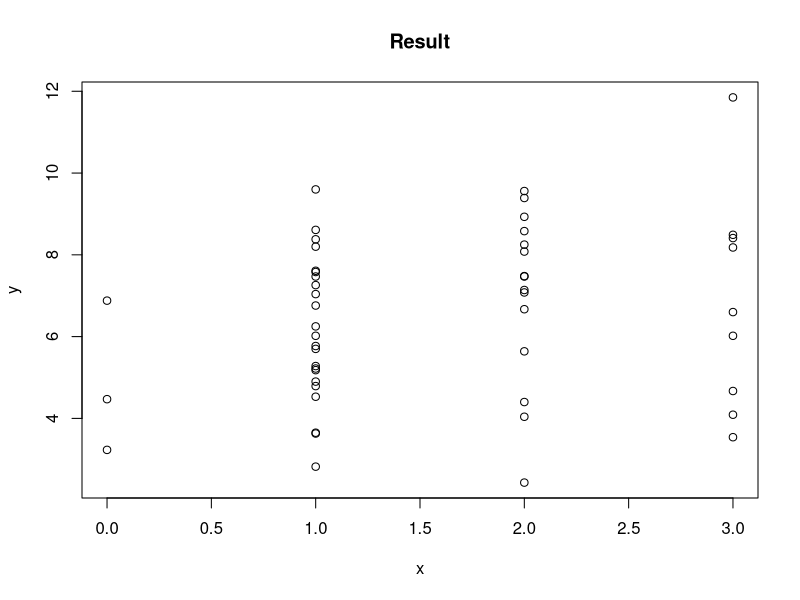
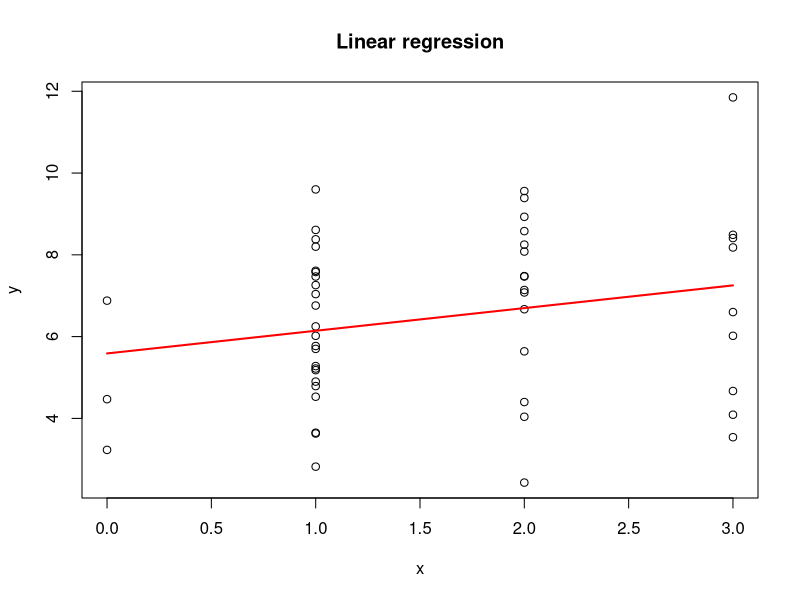
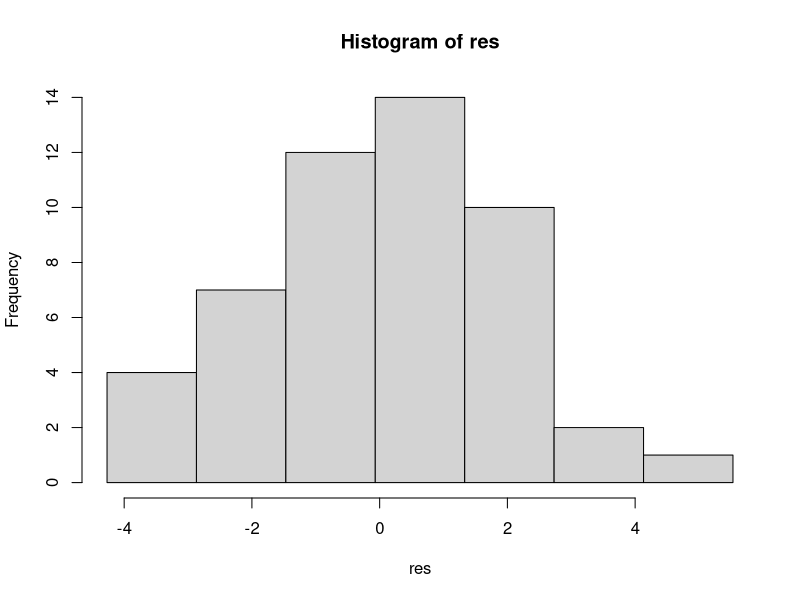
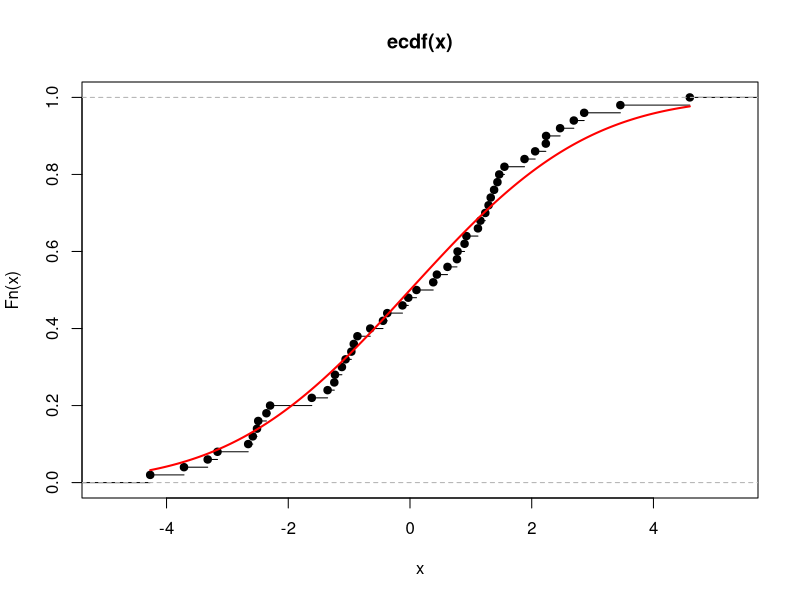
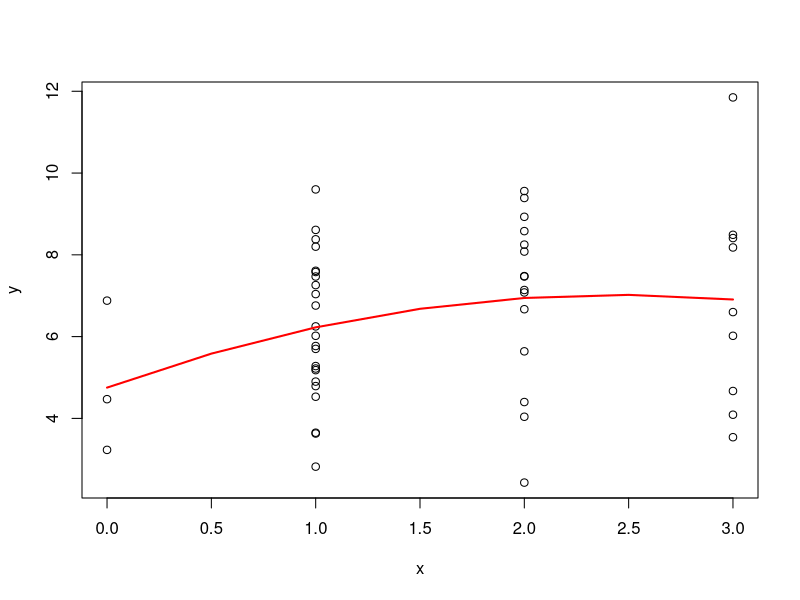
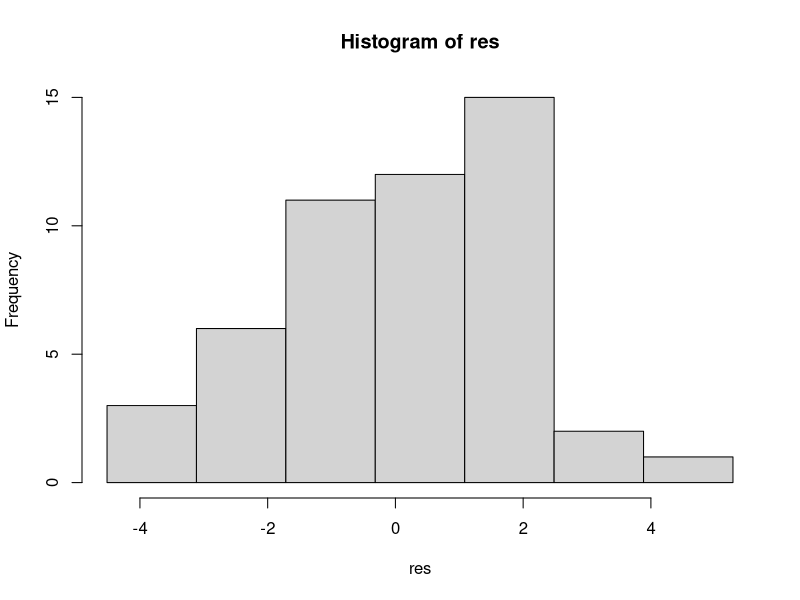
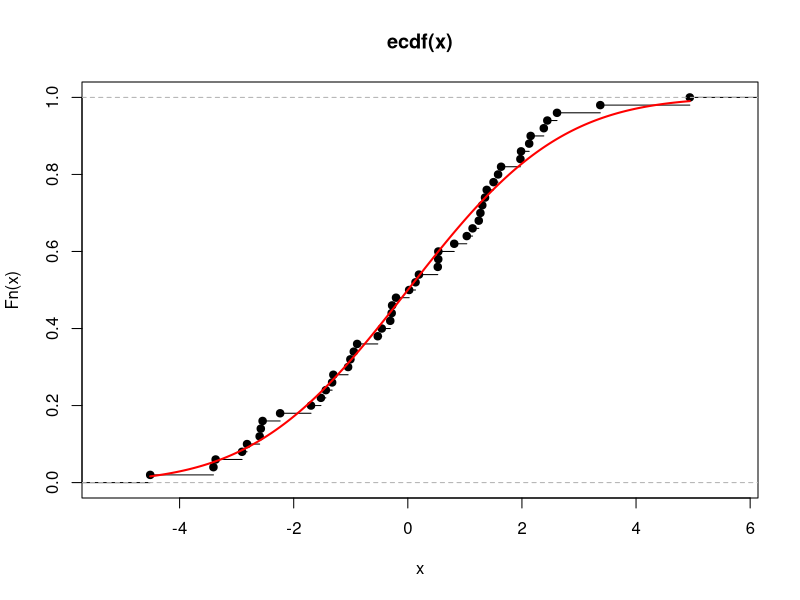

These charts were generated, in order, by the following R code:


x <- c(1,3,0,3,1,2,1,2,1,2,2,3,1,2,1,3,2,1,1,1,2,3,2,1,3,1,1,1,3,1,0,1,1,3,1,3,2,1,2,1,2,2,1,0,2,1,2,1,1,2)
y <- c(9.60, 6.02, 3.23, 8.41, 3.63, 8.25, 6.25, 7.48, 7.61, 5.64, 4.40, 4.09, 7.04, 8.93, 6.02, 8.49, 7.08,
         7.58, 8.20, 7.47, 7.47, 6.60, 7.14, 5.18, 3.54, 5.28, 5.77, 4.90, 4.67, 5.70, 6.88, 4.53, 7.26, 8.18,
         5.22, 11.85, 8.58, 2.82, 2.43, 3.65, 6.67, 8.08, 6.76, 4.47, 4.04, 8.61, 9.39, 8.38, 4.79, 9.56)

al<- 0.2
h <-1.4

#x <- c(2, 5, 0, 6, 3, 3, 2, 4, 6, 6, 0, 3, 3, 1, 2, 4, 4, 5, 0, 4, 3,
#       6, 6, 5, 5, 6, 6, 1, 6, 5, 4, 2, 5, 2, 2, 3, 3, 1, 5, 3, 3, 0, 0, 5,
#       2, 5, 1, 3, 3, 3)
#y <- c(8.07, 10.94, 10.22, 8.81, 7.28, 14.70, 9.04, 9.37, 11.02, 5.40,
#       12.19, 11.16, 9.15, 9.61, 11.57, 8.43, 13.15, 9.70, 15.20, 8.27, 8.78,
#       10.92, 9.37, 10.01, 10.65, 14.03, 7.33, 13.59, 4.79, 11.43, 8.77,
#       10.70, 10.05, 6.31, 5.79, 13.04, 10.91, 14.07, 15.33, 9.61, 9.28,
#       14.22, 8.45, 8.55, 7.35, 11.75, 11.32, 10.74, 8.01, 7.37)

#al<- 0.1
#h <- 1.5


plot(x,y,main="Result")
dat<-data.frame(y=y,x=x)
dat1<-dat[order(x),]




## 1)
# Linear model (code)
n<-length(y)
x0<-array(1,dim=n)
X<-t(matrix(c(x0,x),nrow=n,ncol=2))
Y<-as.matrix(y)
S<-X%*%t(X)
S1<-solve(S)
bhat<-S1%*%X%*%Y
print(bhat)

#Построение регрессии
plot(x,y,main="Linear regression")
x1<-c(min(x),max(x))
y1<-bhat[1]+bhat[2]*x1
points(x1,y1,"l",col="red",lwd=2)
## !1)




## 2)
#Несмещенная оценка дисперсии
res<-Y-t(X)%*%as.matrix(bhat)
SS<-sum(res^2)
s2<-SS/(n-2)
print(s2)

#Гистограмма
k<-5
#//brk<-min(res)+c(0:k)*(max(res)-min(res))/k

brk<-seq(min(res), max(res) + h, by=h)
hist(res,breaks=brk)

#Проверка нормальности ошибок на уровне alpha по xi2
#brk<-c(-Inf,-1,-0.2,0.5,1.1,Inf)

l.b<-length(brk)
brk[1]<- -Inf
brk[l.b]<-Inf

nu<-hist(res,breaks=brk,plot=FALSE)$counts
l.b<-length(brk)
csq0<-function(s){
  if (s>0){
    p<-pnorm(brk[2:l.b],0,s)-pnorm(brk[1:(l.b-1)],0,s)
    return(sum((nu-n*p)^2/n/p))
  } else {
    return(Inf)
  }
}
csq.s<-nlm(csq0,p=sqrt(s2))$minimum
pv<-pchisq(csq.s,k-2,lower.tail=FALSE)
print(csq.s<pv)

#Оценка расстояния до нормального рапределения по Колмагорову
kolm.stat<-function(s){
  sres<-sort(res)
  fdistr<-pnorm(sres,0,s)
  max(abs(c(0:(n-1))/n-fdistr),abs(c(1:n)/n-fdistr))
}
ks.dist<-nlm(kolm.stat,p=sqrt(s2))$minimum

plot.ecdf(res)

x2<-c(0:1000)*(max(res)-min(res))/1000+min(res)
y2<-pnorm(x2,0,nlm(kolm.stat,p=sqrt(s2))$estimate)
points(x2,y2,"l",col="red",lwd=2)
#Полученое расстояние
print(ks.dist)
## !2)




## 3)
# Confint 
#al = 0.1
C<-diag(c(1,1))
ph<-bhat #t(C)%*%bhat
V<-diag(S1) # diag(C%*%S1%*%t(C))
xa<-qt(1-al/2,n-2)
s1<-sqrt(s2)
d<-xa*s1*sqrt(V)
CI<-data.frame(lw=ph-d,up=ph+d)
#доверительный  интервал
print(CI)
#пару слов про эллипс
bhat
S1
## !3)




## 4)
FST<-bhat[2]^2/V[2]/s2
pv.f<-pf(FST,1,n-2,lower.tail=FALSE)
print(al<pv.f)
## !4)




## 5)
#Y=β1 + β2*x + β3*x^2 + eps
x0 <- array(1, dim=n)
X <- t(matrix(c(x0, x, x^2), nrow=n, ncol=3))
Y <- as.matrix(y)
S <- X%*%t(X)
S1 <- solve(S)
bht <- S1%*%X%*%Y
print(bht)

plot(x, y)
x1 <- seq(from = min(x), to = max(x), by = (0.5))
y1 <- bht[1] + bht[2] * x1 + bht[3] * x1^2
points(x1, y1, "l", col="red", lwd=2)
## !5)




## 6)
#Несм оценка дисперсии
res<-Y-t(X)%*%as.matrix(bht)
SS<-sum(res^2)
s2<-SS/(n-2)
print(s2)

#Гистограмма
#k<-5
#//brk<-min(res)+c(0:k)*(max(res)-min(res))/k
brk<-seq(min(res), max(res) + h, by=h)
hist(res,breaks=brk)

#Проверка нормальности ошибок на уровне alpha по xi2
#brk<-c(-Inf,-1,-0.2,0.5,1.1,Inf)

l.b<-length(brk)
brk[1]<- -Inf
brk[l.b]<-Inf
#r = length(breaks) - 1
hh<-hist(res,breaks=brk,plot=FALSE)
nu<-hh$counts

l.b<-length(brk)
csq0<-function(s){
  if (s>0){
    p<-pnorm(brk[2:l.b],0,s)-pnorm(brk[1:(l.b-1)],0,s)
    return(sum((nu-n*p)^2/n/p))
  } else {
    return(Inf)
  }
}
csq.s<-nlm(csq0,p=sqrt(s2))$minimum
pv<-pchisq(csq.s,k-3,lower.tail=FALSE)
print(csq.s<pv)

#Оценка расстояния до нормального рапределения по Колмагорову
kolm.stat<-function(s){
  sres<-sort(res)
  fdistr<-pnorm(sres,0,s)
  max(abs(c(0:(n-1))/n-fdistr),abs(c(1:n)/n-fdistr))
}
ks.dist<-nlm(kolm.stat,p=sqrt(s2))$minimum

plot.ecdf(res)

x2<-c(0:1000)*(max(res)-min(res))/1000+min(res)
y2<-pnorm(x2,0,nlm(kolm.stat,p=sqrt(s2))$estimate)
points(x2,y2,"l",col="red",lwd=2)
#Полученое расстояние
print(ks.dist)
## !6)




## 7)
# Доверительные интервалы b123
C<-diag(c(1,1,1))
ph<-bht #t(C)%*%bhat
V<-diag(S1) # diag(C%*%S1%*%t(C))
xa<-qt(1-al/2,n-2)
s1<-sqrt(s2)
d<-xa*s1*sqrt(V)
CI<-data.frame(lw=ph-d,up=ph+d)
#доверительный  интервал
print(CI)
#пару слов про эллипс
bht
S1
## !7)




## 8)
FST <- bht[2]^2/S1[2, 2]/s2
pv.f <- pf(FST, 1, n-2, lower.tail=FALSE)
print(al<pv.f)


#########
# Linear model (realization)
#q1<-lsfit(x,y)
#q <-lm(y~x)
#qs<-summary(q)
#bhat<-q$coefficients
#res<-q$residuals
#CI<-confint(q)
#V<-diag(qs$cov.unscaled)
#s1<-qs$sigma
#FST<-qs$fstatistic
#pv<-qs$coefficients[2,4]



